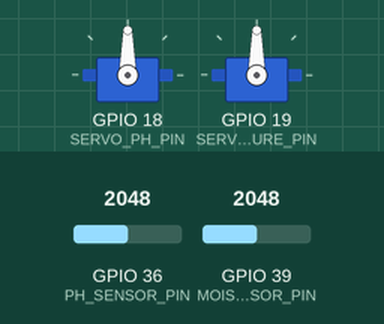
A sketch run on a simulated ESP32. Parts: 2 × servo. The test bench sets the inputs (shaded band); at power-on: GPIO 36 (PH_SENSOR_PIN) = 2048, GPIO 39 (MOISTURE_SENSOR_PIN) = 2048. WiFi joins after 1.5 s; servers stay silent unless stated; what the sketch prints to the serial monitor is not drawn.

Above: at 1.55 s.
At 8.45 s:
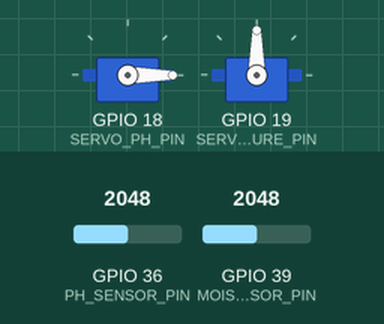
At 29.65 s:
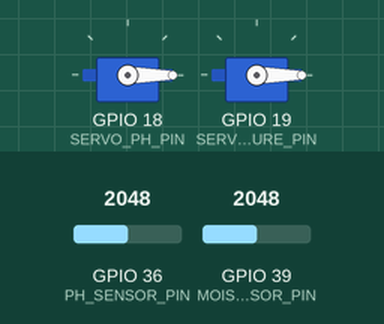
Timing chart, 0 to 38.2 s (numbered marks = the images above):
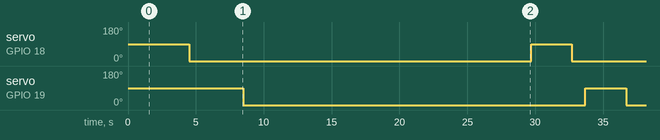

The sketch:

THINGSPEAK_SERVO.ino
```cpp
#include <WiFi.h>
#include <ESP32Servo.h>

// Wi-Fi credentials
const char* ssid = "YOUR_WIFI_SSID";             // Replace with your Wi-Fi SSID
const char* password = "YOUR_WIFI_PASSWORD";     // Replace with your Wi-Fi password

// ThingSpeak API
const char* host = "api.thingspeak.com";
String apiKey = "11ES5R8WSII6FTKT";              // Your ThingSpeak Write API Key
const long channelId = 3025032;                  // Your ThingSpeak Channel ID

// Pin Definitions
#define PH_SENSOR_PIN 36         // GPIO36 = A0
#define MOISTURE_SENSOR_PIN 39   // GPIO39 = A3
#define SERVO_PH_PIN 18
#define SERVO_MOISTURE_PIN 19

Servo servoPH;
Servo servoMoisture;

void setup() {
  Serial.begin(115200);

  // Attach servos
  servoPH.attach(SERVO_PH_PIN);
  servoMoisture.attach(SERVO_MOISTURE_PIN);

  // Connect to Wi-Fi
  WiFi.begin(ssid, password);
  Serial.print("Connecting to WiFi");
  while (WiFi.status() != WL_CONNECTED) {
    delay(500); Serial.print(".");
  }
  Serial.println("\nWiFi connected!");
  Serial.print("Channel ID: "); Serial.println(channelId);
}

void loop() {
  float pHValue = readPHSensor();
  int moisture = readMoistureSensor();

  Serial.print("pH: "); Serial.println(pHValue);
  Serial.print("Moisture: "); Serial.print(moisture); Serial.println("%");

  sendToThingSpeak(pHValue, moisture);

  delay(20000); // 20 seconds delay (ThingSpeak minimum interval is 15s)
}

float readPHSensor() {
  // Lower pH probe
  servoPH.write(90);
  delay(3000);  // Wait for probe to settle

  int raw = analogRead(PH_SENSOR_PIN);
  float voltage = raw * (3.3 / 4095.0);  // 12-bit ADC
  float pH = 3.5 * voltage;  // Approximate, calibrate as needed

  // Retract
  servoPH.write(0);
  delay(1000);

  return pH;
}

int readMoistureSensor() {
  // Lower moisture probe
  servoMoisture.write(90);
  delay(3000);  // Wait to stabilize

  int raw = analogRead(MOISTURE_SENSOR_PIN);
  int moisturePercent = map(raw, 4095, 0, 0, 100); // Adjust based on calibration

  // Retract
  servoMoisture.write(0);
  delay(1000);

  return moisturePercent;
}

void sendToThingSpeak(float pH, int moisture) {
  WiFiClient client;
  const int httpPort = 80;
  if (!client.connect(host, httpPort)) {
    Serial.println("Connection to ThingSpeak failed");
    return;
  }

  String url = "/update?api_key=" + apiKey +
               "&field1=" + String(pH, 2) +
               "&field2=" + String(moisture);

  client.print(String("GET ") + url + " HTTP/1.1\r\n" +
               "Host: " + host + "\r\n" +
               "Connection: close\r\n\r\n");

  Serial.println("Data sent to ThingSpeak");
}
```

Measured:
- by itself, servo on GPIO 18 (SERVO_PH_PIN), servo on GPIO 19 (SERVO_MOISTURE_PIN): alternates 90° for 3.0 s and 0° for 25.2 s
